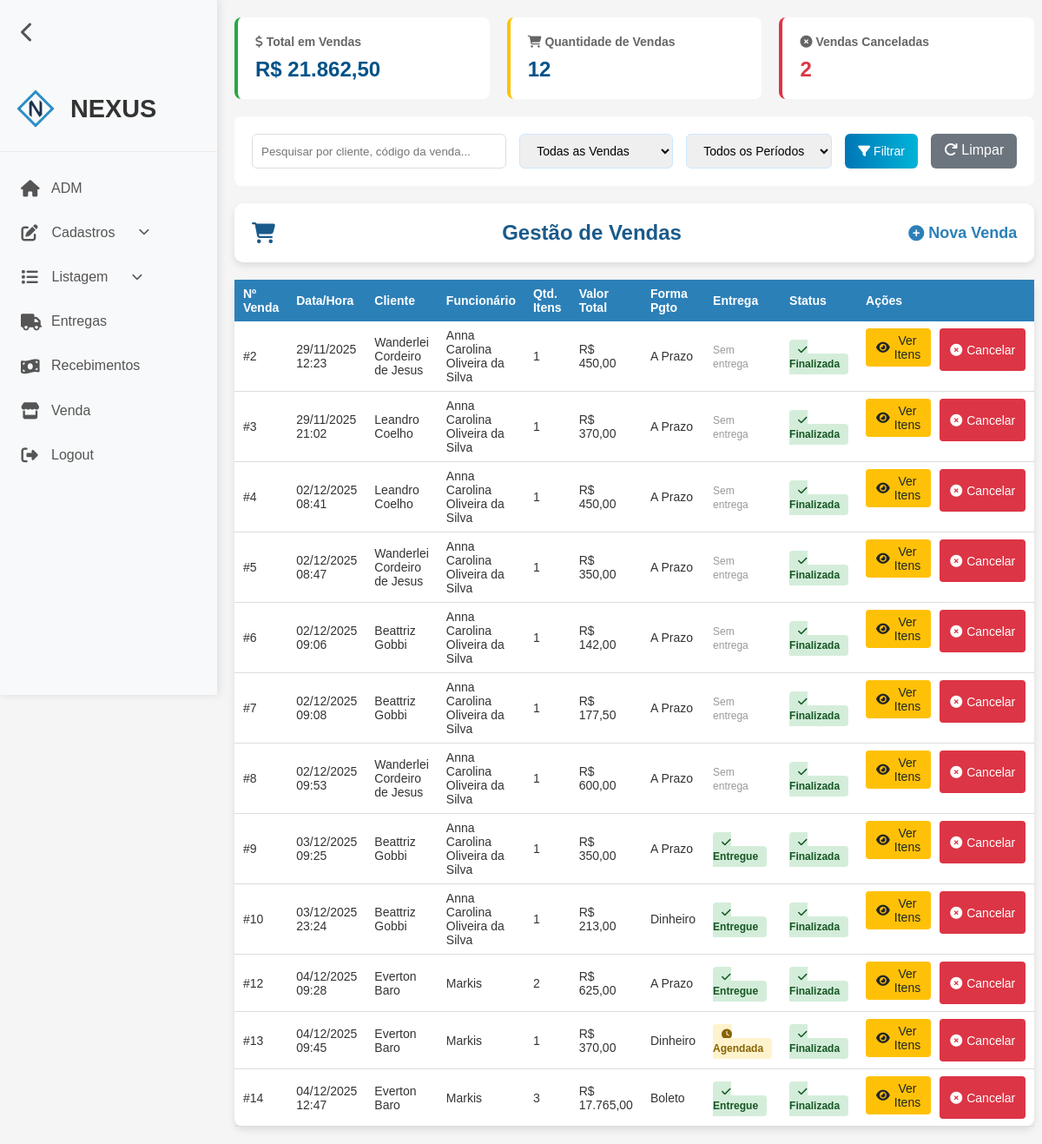
Screenshot of /vendas-listar.php (signed in) with the database file from the repository.
### tables this page shows
CREATE TABLE `vendas` (
  `numeroDaVenda` int(11) NOT NULL,
  `status` tinyint(1) NOT NULL DEFAULT 1,
  `data/hora` datetime NOT NULL DEFAULT current_timestamp(),
  `valorTotal` double NOT NULL,
  `formaDeRecebimento` varchar(45) NOT NULL,
  `observacoes` varchar(100) DEFAULT NULL,
  `dataHoraEntrega` datetime DEFAULT NULL,
  `enderecoEntrega` varchar(100) DEFAULT NULL,
  `statusEntrega` tinyint(1) NOT NULL,
  `idFuncionario` int(11) NOT NULL,
  `idCliente` int(11) NOT NULL
);

CREATE TABLE `cliente` (
  `codigo` int(11) NOT NULL,
  `status` tinyint(1) NOT NULL DEFAULT 1,
  `cpf_cnpj` varchar(20) NOT NULL,
  `nome` varchar(100) NOT NULL,
  `logradouro` varchar(45) NOT NULL,
  `endereco` varchar(100) NOT NULL,
  `cep` varchar(45) NOT NULL,
  `bairro` varchar(60) NOT NULL,
  `cidade` varchar(50) NOT NULL,
  `uf` varchar(2) NOT NULL,
  `telefone` varchar(20) NOT NULL,
  `email` varchar(254) DEFAULT NULL
);

CREATE TABLE `funcionario` (
  `codigo` int(11) NOT NULL,
  `status` tinyint(1) NOT NULL DEFAULT 1,
  `cpf` varchar(20) NOT NULL,
  `nome` varchar(100) NOT NULL,
  `endereco` varchar(100) NOT NULL,
  `logradouro` varchar(45) NOT NULL,
  `telefone` varchar(20) NOT NULL,
  `cep` varchar(20) NOT NULL,
  `uf` varchar(2) NOT NULL,
  `bairro` varchar(60) NOT NULL,
  `cidade` varchar(45) NOT NULL,
  `email` varchar(254) DEFAULT NULL,
  `tipoDeAcesso` tinyint(1) NOT NULL,
  `dtAdmissao` date NOT NULL,
  `dtDemissao` date DEFAULT NULL,
  `senha` varchar(8) NOT NULL
);

### vendas-listar.php (the view, shortened to what this page needs)
<?php
require_once("conexao.php");
$filtroStatus = isset($_GET['status']) ? $_GET['status'] : '1';
$buscaCliente = isset($_GET['busca']) ? $_GET['busca'] : '';
$sql = "SELECT
    v.numeroDaVenda,
    v.`data/hora` as dataHora,
    v.valorTotal,
    v.formaDeRecebimento,
    v.observacoes,
    v.status,
    v.statusEntrega,
    v.dataHoraEntrega    as dataHoraEntrega,
    c.nome as nomeCliente,
    c.codigo as codigoCliente,
    f.nome as nomeFuncionario,
    (SELECT COUNT(*) FROM vendahasproduto WHERE FkNumeroDaVenda = v.numeroDaVenda) as quantidadeItens
FROM vendas v
INNER JOIN cliente c ON v.idCliente = c.codigo
INNER JOIN funcionario f ON v.idFuncionario = f.codigo
WHERE 1=1";
if ($filtroStatus !== '') {
    $sql .= " AND v.status = $filtroStatus";
}
$sql .= " ORDER BY v.numeroDaVenda ASC";
$resultado = mysqli_query($conexao, $sql);
$sqlTotais = "SELECT
    SUM(CASE WHEN status = 1 THEN valorTotal ELSE 0 END) as totalVendas,
    COUNT(CASE WHEN status = 1 THEN 1 END) as quantidadeVendas,
    COUNT(CASE WHEN status = 0 THEN 1 END) as vendasCanceladas
FROM vendas";
$resultTotais = mysqli_query($conexao, $sqlTotais);
$totais = mysqli_fetch_assoc($resultTotais);
?>
<!DOCTYPE html>
<html lang="pt-BR">
<head>
    <link rel="stylesheet" href="assets/css/listar.css">
    <link rel="stylesheet" href="assets/css/reset.css">
    <link rel="stylesheet" href="assets/css/header.css">
    <link rel="stylesheet" href="assets/css/filtro.css">
    <link rel="stylesheet" href="assets/css/notificacoes.css">
    <link rel="stylesheet" href="https://cdnjs.cloudflare.com/ajax/libs/font-awesome/6.4.0/css/all.min.css">
</head>
<body>
    <?php require_once("header.php"); ?>
    <div class="container">
        <div class="stats-cards">
            <div class="stat-card recebido">
                <h3><i class="fas fa-dollar-sign"></i> Total em Vendas</h3>
                <div class="value">R$ <?= number_format($totais['totalVendas'] ?? 0, 2, ',', '.') ?></div>
            </div>
            <div class="stat-card pendente">
                <h3><i class="fas fa-shopping-cart"></i> Quantidade de Vendas</h3>
                <div class="value"><?= $totais['quantidadeVendas'] ?? 0 ?></div>
            </div>
            <div class="stat-card" style="border-color: #dc3545;">
                <h3><i class="fas fa-times-circle"></i> Vendas Canceladas</h3>
                <div class="value" style="color: #dc3545;"><?= $totais['vendasCanceladas'] ?? 0 ?></div>
            </div>
        </div>
        <div class="filter-bar">
            <form method="GET" style="display: flex; gap: 15px; flex-wrap: wrap; width: 100%;">
                <input type="text" name="busca" placeholder="Pesquisar por cliente, código da venda..."
                    value="<?= $buscaCliente ?>"
                    style="padding: 10px; border: 1px solid #ddd; border-radius: 6px; flex: 1; min-width: 250px;">
                <select name="status">
                    <option value="1" <?= $filtroStatus === '1' ? 'selected' : '' ?>>Todas as Vendas</option>
                </select>
                <select name="periodo">
                    <option value="">Todos os Períodos</option>
                </select>
                <button type="submit">
                    <i class="fas fa-filter"></i> Filtrar
                </button>
                <a href="vendas-listar.php"
                    style="padding: 10px 15px; background: #6c757d; color: white; text-decoration: none; border-radius: 6px;">
                    <i class="fas fa-redo"></i> Limpar
                </a>
            </form>
        </div>
        <div class="card">
            <div class="card-body">
                <h5 class="title">
                    <i class="fas fa-shopping-cart"></i> Gestão de Vendas
                    <a href="venda.php">
                        <i class="fas fa-solid fa-circle-plus"></i> Nova Venda
                    </a>
                </h5>
            </div>
        </div>
        <table class="table-container">
            <thead>
                <tr>
                    <th>Nº Venda</th>
                    <th>Data/Hora</th>
                    <th>Cliente</th>
                    <th>Funcionário</th>
                    <th>Qtd. Itens</th>
                    <th>Valor Total</th>
                    <th>Forma Pgto</th>
                    <th>Entrega</th>
                    <th>Status</th>
                    <th>Ações</th>
                </tr>
            </thead>
            <tbody>
                <?php while ($venda = mysqli_fetch_assoc($resultado)) { ?>
                    <tr>
                        <td>#<?= $venda['numeroDaVenda'] ?></td>
                        <td><?= date('d/m/Y H:i', strtotime($venda['dataHora'])) ?></td>
                        <td><?= $venda['nomeCliente'] ?></td>
                        <td><?= $venda['nomeFuncionario'] ?></td>
                        <td><?= $venda['quantidadeItens'] ?></td>
                        <td>R$ <?= number_format($venda['valorTotal'], 2, ',', '.') ?></td>
                        <td><?= $venda['formaDeRecebimento'] ?></td>
                        <td>
                            <?php if ($venda['dataHoraEntrega'] && $venda['dataHoraEntrega'] != '0000-00-00 00:00:00') { ?>
                                <?php if ($venda['statusEntrega'] == 1) { ?>
                                    <span class="status-badge pendente">
                                        <i class="fas fa-clock"></i> Agendada
                                    </span>
                                <?php } else { ?>
                                    <span class="status-badge pago">
                                        <i class="fas fa-check"></i> Entregue
                                    </span>
                                <?php } ?>
                            <?php } else { ?>
                                <span style="color: #999; font-size: 12px;">Sem entrega</span>
                            <?php } ?>
                        </td>
                        <td>
                            <?php if ($venda['status'] == 1) { ?>
                                <span class="status-badge pago">
                                    <i class="fas fa-check"></i> Finalizada
                                </span>
                            <?php } else { ?>
                                <span class="status-badge vencido">
                                    <i class="fas fa-times"></i> Cancelada
                                </span>
                            <?php } ?>
                        </td>
                        <td class="actions">
                            <button onclick="verItens(<?= $venda['numeroDaVenda'] ?>)" class="btn btn-warning"
                                style="margin-bottom: 5px;">
                                <i class="fas fa-eye"></i> Ver Itens
                            </button>
                            <?php if ($venda['status'] == 1) { ?>
                                <a href="vendas-listar.php?cancelar=1&codigo=<?= $venda['numeroDaVenda'] ?>"
                                    class="btn btn-danger"
                                    onclick="return confirm('Tem certeza que deseja cancelar esta venda? O estoque será devolvido.')">
                                    <i class="fas fa-times-circle"></i> Cancelar
                                </a>
                            <?php } ?>
                        </td>
                    </tr>
                <?php } ?>
            </tbody>
        </table>
    </div>
</body>
</html>

### assets/css/listar.css (style rules this page uses)
:root { --azul-principal: #2c80b8; --azul-claro: #e6f2fa; --azul-escuro: #1a5a8a; --branco: #ffffff; --cinza-claro: #f5f5f5; --cinza-texto: #666666; --verde-sucesso: #28a745; --amarelo-alerta: #ffc107; --vermelho-perigo: #dc3545; }
body { background-color: var(--cinza-claro); color: #333; min-height: 100vh; }
.container { max-width: 1600px; margin: 0 auto; padding: 20px; min-height: 100vh; display: flex; flex-direction: column; }
.card { background-color: var(--branco); border-radius: 10px; box-shadow: 0 4px 8px rgba(0, 0, 0, 0.1); margin-bottom: 20px; overflow: hidden; }
.card-body { padding: 20px; }
.title { display: flex; justify-content: space-between; align-items: center; font-size: 24px; font-weight: 600; color: var(--azul-escuro); }
.title a { color: var(--azul-principal); text-decoration: none; font-size: 18px; display: flex; align-items: center; gap: 5px; transition: color 0.3s; }
.table-container { overflow-x: auto; background-color: var(--branco); border-radius: 10px; box-shadow: 0 4px 8px rgba(0, 0, 0, 0.1); }
table { width: 100%; border-collapse: collapse; }
thead { background-color: var(--azul-principal); color: var(--branco); }
th, td { padding: 12px 15px; text-align: left; }
th { font-weight: 600; position: sticky; top: 0; }
tbody tr { transition: background-color 0.3s; border-bottom: 1px solid #ddd; }
.btn { display: inline-flex; align-items: center; justify-content: center; padding: 6px 12px; border: none; border-radius: 4px; cursor: pointer; font-size: 14px; text-decoration: none; transition: all 0.3s; gap: 5px; }
.btn-warning { background-color: var(--amarelo-alerta); color: #212529; }
.btn-danger { background-color: var(--vermelho-perigo); color: var(--branco); }
.actions { display: flex; gap: 10px; }
@media (max-width: 1200px) { .table-container { font-size: 14px; } }
@media (max-width: 1200px) { th, td { padding: 8px 10px; } }

### assets/css/header.css (style rules this page uses)
* { font-family: 'Arial', sans-serif; }
body { display: flex; min-height: 100vh; transition: margin-left 0.3s ease; margin-left: 250px; }

### assets/css/filtro.css (style rules this page uses)
.filter-bar { background: white; padding: 20px; border-radius: 8px; margin-bottom: 20px; display: flex; gap: 15px; flex-wrap: wrap; align-items: center; }
.filter-bar select, .filter-bar button { padding: 10px 15px; border: 1px solid #cce7ff; border-radius: 6px; font-size: 14px; }
.filter-bar button { background: linear-gradient(to right, #0077b6, #00b4d8); color: white; cursor: pointer; border: none; }
.stats-cards { display: grid; grid-template-columns: repeat(auto-fit, minmax(250px, 1fr)); gap: 20px; margin-bottom: 20px; }
.stat-card { background: white; padding: 20px; border-radius: 8px; border-left: 4px solid; }
.stat-card.recebido { border-color: #28a745; }
.stat-card.pendente { border-color: #ffc107; }
.stat-card h3 { color: #666; font-size: 14px; margin-bottom: 10px; }
.stat-card .value { font-size: 24px; font-weight: bold; color: #005288; }
.status-badge { padding: 5px 10px; border-radius: 4px; font-size: 12px; font-weight: 600; }
.status-badge.pago { background: #d4edda; color: #155724; }
.status-badge.pendente { background: #fff3cd; color: #856404; }

### rows the page displays
vendas: numeroDaVenda "2", dataHora "29/11/2025 12:23", idCliente.nome "Wanderlei Cordeiro de Jesus", idFuncionario.nome "Anna Carolina Oliveira da Silva", quantidadeItens "1", valorTotal "450,00", formaDeRecebimento "A Prazo", shows "Sem entrega", status 1 (drawn)
vendas: numeroDaVenda "3", dataHora "29/11/2025 21:02", idCliente.nome "Leandro Coelho", idFuncionario.nome "Anna Carolina Oliveira da Silva", quantidadeItens "1", valorTotal "370,00", formaDeRecebimento "A Prazo", shows "Sem entrega", status 1 (drawn)
vendas: numeroDaVenda "4", dataHora "02/12/2025 08:41", idCliente.nome "Leandro Coelho", idFuncionario.nome "Anna Carolina Oliveira da Silva", quantidadeItens "1", valorTotal "450,00", formaDeRecebimento "A Prazo", shows "Sem entrega", status 1 (drawn)
vendas: numeroDaVenda "5", dataHora "02/12/2025 08:47", idCliente.nome "Wanderlei Cordeiro de Jesus", idFuncionario.nome "Anna Carolina Oliveira da Silva", quantidadeItens "1", valorTotal "350,00", formaDeRecebimento "A Prazo", shows "Sem entrega", status 1 (drawn)
vendas: numeroDaVenda "6", dataHora "02/12/2025 09:06", idCliente.nome "Beattriz Gobbi", idFuncionario.nome "Anna Carolina Oliveira da Silva", quantidadeItens "1", valorTotal "142,00", formaDeRecebimento "A Prazo", shows "Sem entrega", status 1 (drawn)
vendas: numeroDaVenda "7", dataHora "02/12/2025 09:08", idCliente.nome "Beattriz Gobbi", idFuncionario.nome "Anna Carolina Oliveira da Silva", quantidadeItens "1", valorTotal "177,50", formaDeRecebimento "A Prazo", shows "Sem entrega", status 1 (drawn)
vendas: numeroDaVenda "8", dataHora "02/12/2025 09:53", idCliente.nome "Wanderlei Cordeiro de Jesus", idFuncionario.nome "Anna Carolina Oliveira da Silva", quantidadeItens "1", valorTotal "600,00", formaDeRecebimento "A Prazo", shows "Sem entrega", status 1 (drawn)
vendas: numeroDaVenda "9", dataHora "03/12/2025 09:25", idCliente.nome "Beattriz Gobbi", idFuncionario.nome "Anna Carolina Oliveira da Silva", quantidadeItens "1", valorTotal "350,00", formaDeRecebimento "A Prazo", statusEntrega 0 (drawn), status 1 (drawn)
vendas: numeroDaVenda "10", dataHora "03/12/2025 23:24", idCliente.nome "Beattriz Gobbi", idFuncionario.nome "Anna Carolina Oliveira da Silva", quantidadeItens "1", valorTotal "213,00", formaDeRecebimento "Dinheiro", statusEntrega 0 (drawn), status 1 (drawn)
vendas: numeroDaVenda "12", dataHora "04/12/2025 09:28", idCliente.nome "Everton Baro", idFuncionario.nome "Markis", quantidadeItens "2", valorTotal "625,00", formaDeRecebimento "A Prazo", statusEntrega 0 (drawn), status 1 (drawn)
vendas: numeroDaVenda "13", dataHora "04/12/2025 09:45", idCliente.nome "Everton Baro", idFuncionario.nome "Markis", quantidadeItens "1", valorTotal "370,00", formaDeRecebimento "Dinheiro", statusEntrega 1 (drawn), status 1 (drawn)
vendas: numeroDaVenda "14", dataHora "04/12/2025 12:47", idCliente.nome "Everton Baro", idFuncionario.nome "Markis", quantidadeItens "3", valorTotal "17.765,00", formaDeRecebimento "Boleto", statusEntrega 0 (drawn), status 1 (drawn)

### other values shown
$totais['totalVendas'] "21.862,50"
$totais['quantidadeVendas'] "12"
$totais['vendasCanceladas'] "2"
